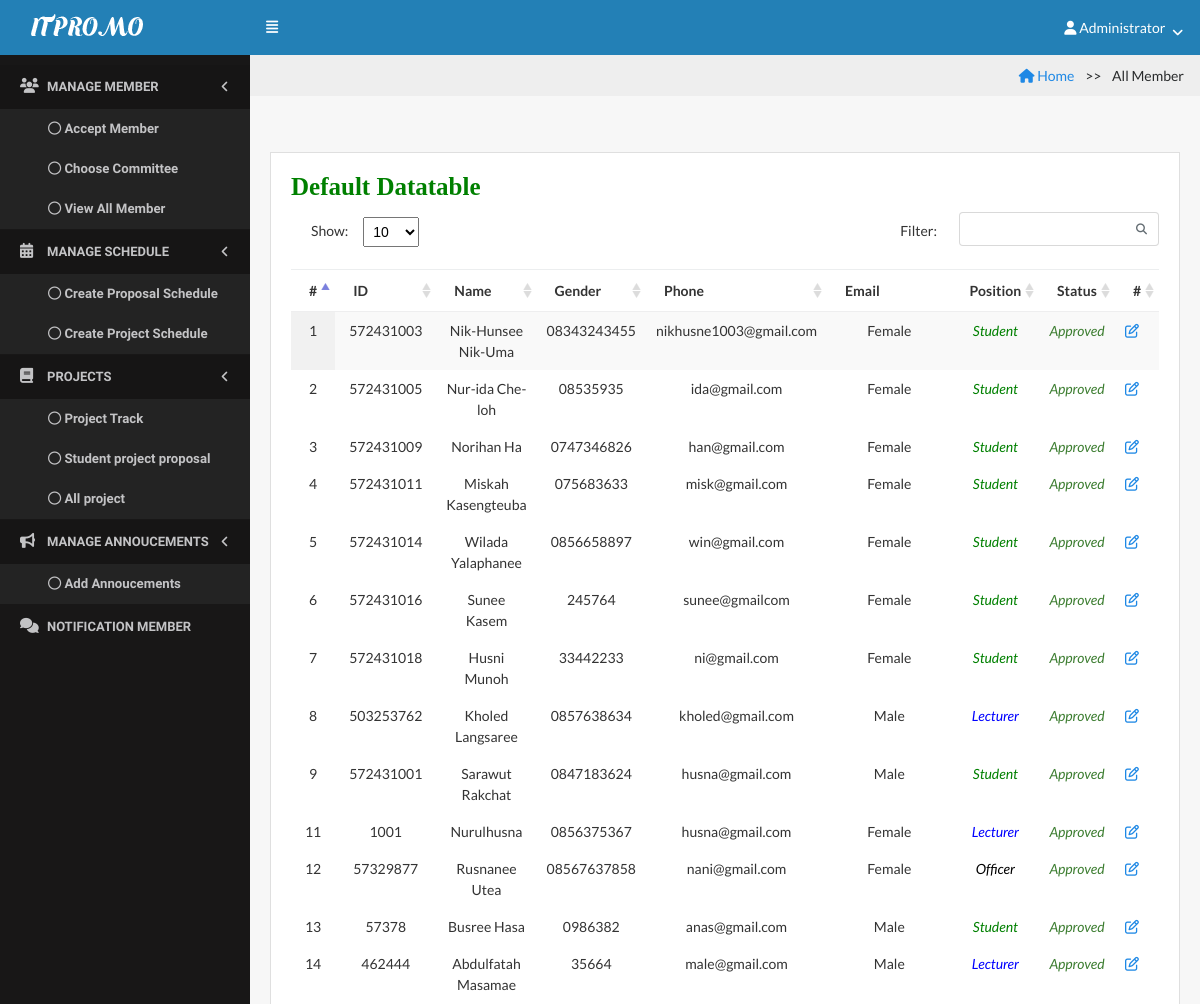
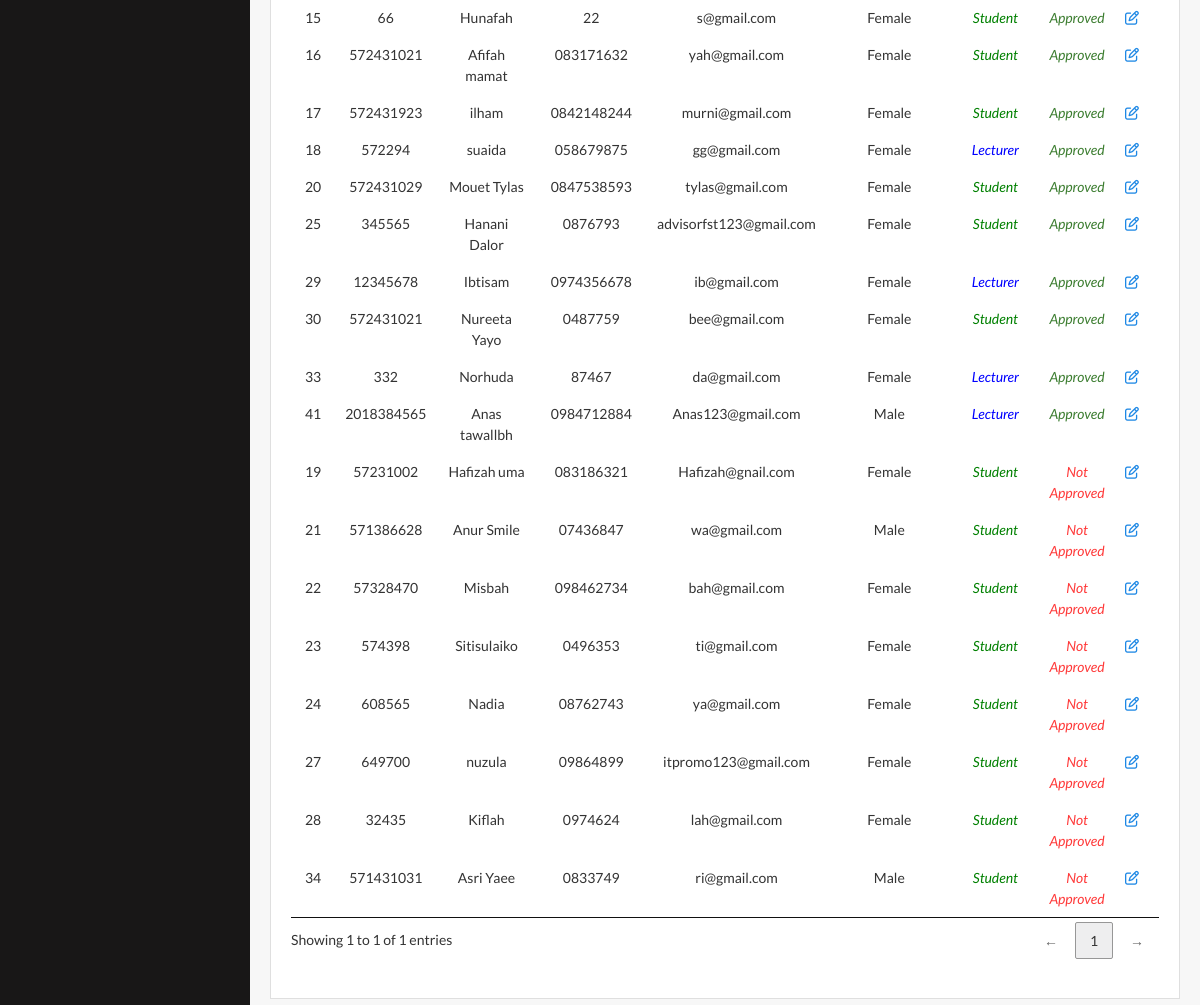
The page /index.php?page=all_member (signed in) on the database its author committed (2 pictures, top to bottom).
### tables this page shows
CREATE TABLE `member` (
  `member_id` int(11) NOT NULL,
  `member_idcard` int(30) NOT NULL,
  `member_username` varchar(255) NOT NULL,
  `member_fullname` varchar(255) NOT NULL,
  `member_password` varchar(255) NOT NULL,
  `member_pos` enum('Lecturer','Student','Officer') NOT NULL COMMENT '1=Lecturer, 3=Student, 4=Officer',
  `member_phone` varchar(255) NOT NULL,
  `member_email` varchar(255) NOT NULL,
  `member_gender` enum('Male','Female') NOT NULL COMMENT 'm=Male, f=female',
  `admin_id` int(20) NOT NULL COMMENT 'Foreign Key to tb_admin',
  `group_id` int(20) DEFAULT NULL
);

### admin/all_member.php (the view, shortened to what this page needs)
 <!DOCTYPE html>
 <html>
 <head>
 <ul class="breadcrumb">
 <li><a href="index.php"><i class="fa fa-home"></i> Home</a></li>
  <li class="active">All Member</li>
</ul>
                <div class="content">
                     <div class="row">
                        <div class="col-lg-12">
                            <div class="card">
                                <div class="card-block">
                                    <h6 class="card-title text-bold">Default Datatable</h6>
     <?php
 $strSQL = "SELECT * FROM member ORDER BY admin_id desc  ";
?>
   <table class="display datatable table table-stripped" cellspacing="0" width="100%">
          <thead>
             <tr>
                      <th>#</th>
                      <th>ID</th>
                      <th>Name</th>
                      <th>Gender</th>
                      <th>Phone</th>
                      <th>Email</th>
                      <th>Position</th>
                      <th>Status</th>
                      <th>#</th>
                 </tr>
               </thead>
       <?php
     if($result = $db->query($strSQL)){
             while($objResult = $result->fetch_object()){
            ?>
           <tbody>
            <tr>
                    <td class="text-center"><?php echo $objResult->member_id; ?></td>
                    <td class="text-center"><?php echo $objResult->member_idcard; ?></td>
                    <td class="text-center"><?php echo $objResult->member_fullname; ?></td>
                    <td class="text-center"><?php echo $objResult->member_phone; ?></td>
                    <td class="text-center"><?php echo $objResult->member_email; ?></td>
                    <td class="text-center"><?php echo gender($objResult->member_gender); ?></td>
                    <td class="text-center"><?php echo position($objResult->member_pos); ?></td>
                    <td class="text-center"><?php echo status($objResult->admin_id); ?></td>
                   <td><a href="?page=edit_member&id=<?php echo $objResult->member_id;?>"><i class="fa fa-edit" title="Edit"></i></a></td>
           </tr>
                <?php
                 }
               }
                   ?>
                                    </table>
                                </div>
                            </div>
                        </div>
                    </div>
                </div>
</body>
</html>

### menu/function.php (shortened to what this page needs)
<?php
function gender($gender){
	if($gender == "Male"){
		return "Male";
	}else{
		return "Female";
	}
}
function position($position){
	if($position == "Lecturer"){
		return "<font color='blue'><i>Lecturer</i></font>";
	}else if($position == "Student"){
			return "<font color='green'><i>Student</i></font>";
	}
else if($position == "Officer"){
			return "<font color='black'><i>Officer</i></font>";
	}
}
function status($status){
	if($status != "0"){
		return "<span class='text-success'><i>Approved</i></span>";
	}else{
		return "<span class='text-danger'><i>Not Approved</i></span>";
	}
}
?>

### assets/css/core.css (style rules this page uses)
body, input, textarea, button { font-family: "Lato", sans-serif; }
.card { margin-bottom: 20px; margin-top: 20px; color: #333; border-radius: 0; }

### assets/css/components.css (style rules this page uses)
html, body { width: 100%; height: 100%; }
body { font-family: "Lato", sans-serif; font-size: 0.875rem !important; background-color: #f7f7f7; }
.content { padding: 20px 20px; }
.content:after { content: ''; display: table; clear: both; }
.text-bold { font-weight: 800; }
.text-center { text-align: center; }
table.dataTable thead th, table.dataTable thead td { border-bottom: 1px solid #eeeeef; }
table.dataTable thead .sorting { background-image: url("../../lib/img/sort_both.png"); }
table.dataTable thead .sorting_asc { background-image: url("../../lib/img/sort_asc.png"); }

### admin/all_member.php (style rules this page uses)
h6 { font-family:initial; font-size: 25px; color: green; }
ul.breadcrumb { background-color: #eee; text-align: right; padding: 10px 16px; }
ul.breadcrumb li { display: inline; }
ul.breadcrumb li+li:before { padding: 8px; content: ">>\00a0"; }

### rows shown on the page
member: member_id "1", member_idcard "572431003", member_fullname "Nik-Hunsee Nik-Uma", member_phone "08343243455", member_email "nikhusne1003@gmail.com", member_gender "Female", member_pos "Student", shows "Approved"
member: member_id "2", member_idcard "572431005", member_fullname "Nur-ida Che-loh", member_phone "08535935", member_email "ida@gmail.com", member_gender "Female", member_pos "Student", shows "Approved"
member: member_id "3", member_idcard "572431009", member_fullname "Norihan Ha", member_phone "0747346826", member_email "han@gmail.com", member_gender "Female", member_pos "Student", shows "Approved"
member: member_id "4", member_idcard "572431011", member_fullname "Miskah Kasengteuba", member_phone "075683633", member_email "misk@gmail.com", member_gender "Female", member_pos "Student", shows "Approved"
member: member_id "5", member_idcard "572431014", member_fullname "Wilada Yalaphanee", member_phone "0856658897", member_email "win@gmail.com", member_gender "Female", member_pos "Student", shows "Approved"
member: member_id "6", member_idcard "572431016", member_fullname "Sunee Kasem", member_phone "245764", member_email "sunee@gmailcom", member_gender "Female", member_pos "Student", shows "Approved"
member: member_id "7", member_idcard "572431018", member_fullname "Husni Munoh", member_phone "33442233", member_email "ni@gmail.com", member_gender "Female", member_pos "Student", shows "Approved"
member: member_id "8", member_idcard "503253762", member_fullname "Kholed Langsaree", member_phone "0857638634", member_email "kholed@gmail.com", member_gender "Male", member_pos "Lecturer", shows "Approved"
member: member_id "9", member_idcard "572431001", member_fullname "Sarawut Rakchat", member_phone "0847183624", member_email "husna@gmail.com", member_gender "Male", member_pos "Student", shows "Approved"
member: member_id "11", member_idcard "1001", member_fullname "Nurulhusna", member_phone "0856375367", member_email "husna@gmail.com", member_gender "Female", member_pos "Lecturer", shows "Approved"
member: member_id "12", member_idcard "57329877", member_fullname "Rusnanee Utea", member_phone "08567637858", member_email "nani@gmail.com", member_gender "Female", member_pos "Officer", shows "Approved"
member: member_id "13", member_idcard "57378", member_fullname "Busree Hasa", member_phone "0986382", member_email "anas@gmail.com", member_gender "Male", member_pos "Student", shows "Approved"
member: member_id "14", member_idcard "462444", member_fullname "Abdulfatah Masamae", member_phone "35664", member_email "male@gmail.com", member_gender "Male", member_pos "Lecturer", shows "Approved"
member: member_id "15", member_idcard "66", member_fullname "Hunafah", member_phone "22", member_email "s@gmail.com", member_gender "Female", member_pos "Student", shows "Approved"
member: member_id "16", member_idcard "572431021", member_fullname "Afifah mamat", member_phone "083171632", member_email "yah@gmail.com", member_gender "Female", member_pos "Student", shows "Approved"
member: member_id "17", member_idcard "572431923", member_fullname "ilham", member_phone "0842148244", member_email "murni@gmail.com", member_gender "Female", member_pos "Student", shows "Approved"
member: member_id "18", member_idcard "572294", member_fullname "suaida", member_phone "058679875", member_email "gg@gmail.com", member_gender "Female", member_pos "Lecturer", shows "Approved"
member: member_id "20", member_idcard "572431029", member_fullname "Mouet Tylas", member_phone "0847538593", member_email "tylas@gmail.com", member_gender "Female", member_pos "Student", shows "Approved"
member: member_id "25", member_idcard "345565", member_fullname "Hanani Dalor", member_phone "0876793", member_email "advisorfst123@gmail.com", member_gender "Female", member_pos "Student", shows "Approved"
member: member_id "29", member_idcard "12345678", member_fullname "Ibtisam", member_phone "0974356678", member_email "ib@gmail.com", member_gender "Female", member_pos "Lecturer", shows "Approved"
member: member_id "30", member_idcard "572431021", member_fullname "Nureeta Yayo", member_phone "0487759", member_email "bee@gmail.com", member_gender "Female", member_pos "Student", shows "Approved"
member: member_id "33", member_idcard "332", member_fullname "Norhuda", member_phone "87467", member_email "da@gmail.com", member_gender "Female", member_pos "Lecturer", shows "Approved"
member: member_id "41", member_idcard "2018384565", member_fullname "Anas tawallbh", member_phone "0984712884", member_email "Anas123@gmail.com", member_gender "Male", member_pos "Lecturer", shows "Approved"
member: member_id "19", member_idcard "57231002", member_fullname "Hafizah uma", member_phone "083186321", member_email "Hafizah@gnail.com", member_gender "Female", member_pos "Student", shows "Not Approved"
member: member_id "21", member_idcard "571386628", member_fullname "Anur Smile", member_phone "07436847", member_email "wa@gmail.com", member_gender "Male", member_pos "Student", shows "Not Approved"
member: member_id "22", member_idcard "57328470", member_fullname "Misbah", member_phone "098462734", member_email "bah@gmail.com", member_gender "Female", member_pos "Student", shows "Not Approved"
member: member_id "23", member_idcard "574398", member_fullname "Sitisulaiko", member_phone "0496353", member_email "ti@gmail.com", member_gender "Female", member_pos "Student", shows "Not Approved"
member: member_id "24", member_idcard "608565", member_fullname "Nadia", member_phone "08762743", member_email "ya@gmail.com", member_gender "Female", member_pos "Student", shows "Not Approved"
member: member_id "27", member_idcard "649700", member_fullname "nuzula", member_phone "09864899", member_email "itpromo123@gmail.com", member_gender "Female", member_pos "Student", shows "Not Approved"
member: member_id "28", member_idcard "32435", member_fullname "Kiflah", member_phone "0974624", member_email "lah@gmail.com", member_gender "Female", member_pos "Student", shows "Not Approved"
member: member_id "34", member_idcard "571431031", member_fullname "Asri Yaee", member_phone "0833749", member_email "ri@gmail.com", member_gender "Male", member_pos "Student", shows "Not Approved"

### other values the page prints
$_SESSION['name'] "Administrator"
